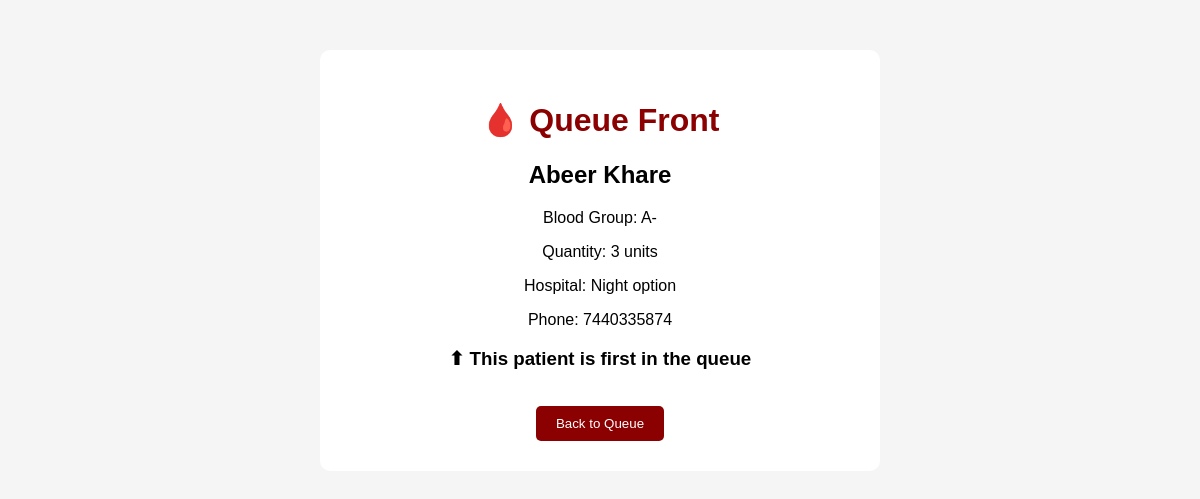
Screenshot of /peek/ with the database file from the repository.
### bank/models.py (models this page shows, shortened)
class BloodRequest(models.Model):
    patient_name = models.CharField(max_length=100)
    blood_group = models.CharField(max_length=5)
    quantity = models.IntegerField()
    hospital = models.CharField(max_length=100)
    phone = models.CharField(max_length=15)
    email = models.EmailField(blank=True, default="")
    status = models.CharField(max_length=20, default="Waiting")
    created_at = models.DateTimeField(auto_now_add=True)

### bank/views.py (the view)
# urls.py: path('peek/', peek_request, name='peek'),
def peek_request(request):
    first_request = BloodRequest.objects.filter(
        status="Waiting"
    ).order_by("created_at").first()
    return render(request, 'peek.html', {
        'request': first_request
    })

### templates/peek.html (shortened to what this page needs)
<!DOCTYPE html>
<html>
<head>
</head>
<body>
<div class="box">
    <h1>🩸 Queue Front</h1>
    {% if request %}
        <h2>{{ request.patient_name }}</h2>
        <p>Blood Group: {{ request.blood_group }}</p>
        <p>Quantity: {{ request.quantity }} units</p>
        <p>Hospital: {{ request.hospital }}</p>
        <p>Phone: {{ request.phone }}</p>
        <h3>⬆ This patient is first in the queue</h3>
    {% else %}
        <h2>No patients waiting.</h2>
    {% endif %}
    <br>
    <a href="/queue/">
        <button>Back to Queue</button>
    </a>
</div>
</body>
</html>

### templates/peek.html (style rules this page uses)
body { font-family: Arial; background-color: #f5f5f5; text-align: center; }
.box { background: white; width: 500px; margin: 50px auto; padding: 30px; border-radius: 10px; }
h1 { color: darkred; }
button { padding: 10px 20px; background-color: darkred; color: white; border: none; border-radius: 5px; }

### rows the page displays
BloodRequest: patient_name "Abeer Khare", blood_group "A-", quantity "3", hospital "Night option", phone "7440335874"
